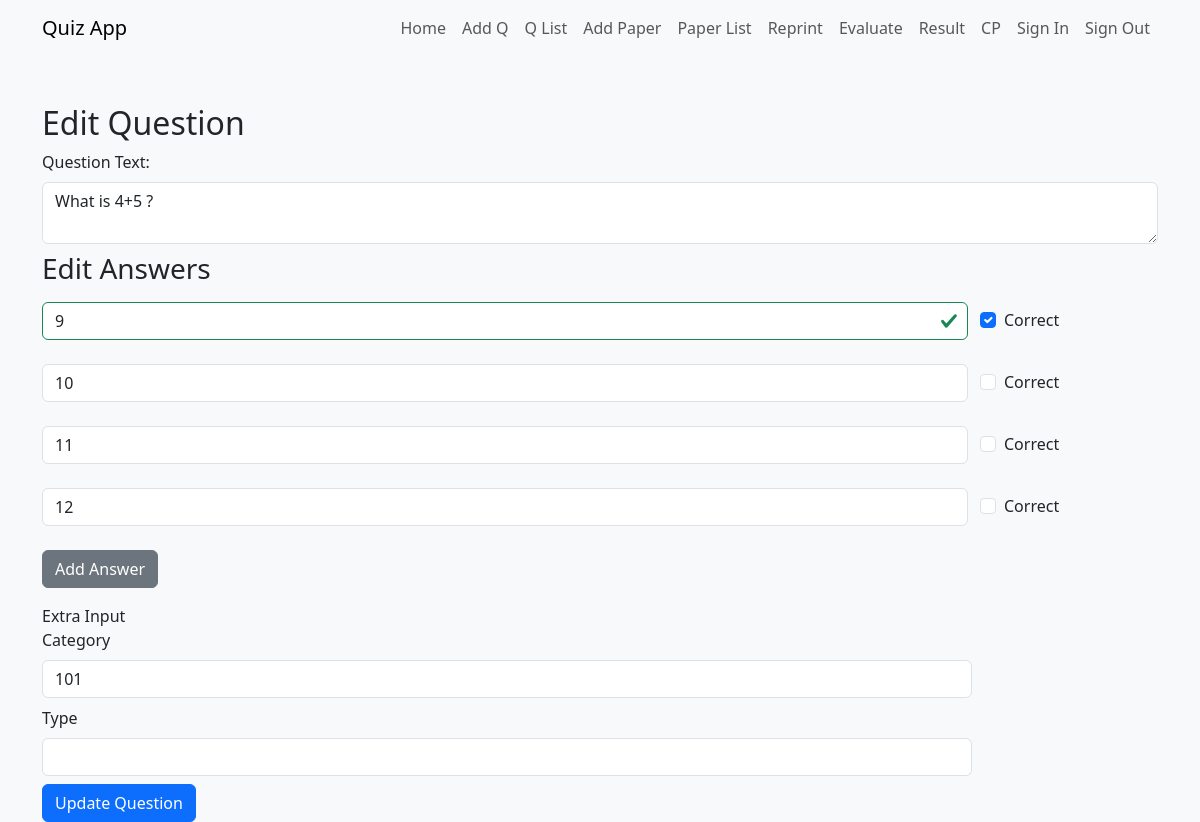
The page /index.php?pagename=add_edit&id=30 (signed in) on the database its author committed.
### tables this page shows
CREATE TABLE IF NOT EXISTS `questions` (
  `id` int NOT NULL AUTO_INCREMENT,
  `user_id` int NOT NULL,
  `question_text` text NOT NULL,
  `created_at` timestamp NULL DEFAULT CURRENT_TIMESTAMP,
  PRIMARY KEY (`id`)
);

CREATE TABLE IF NOT EXISTS `answers` (
  `id` int NOT NULL AUTO_INCREMENT,
  `question_id` int NOT NULL,
  `user_id` int NOT NULL,
  `answer_text` text NOT NULL,
  `is_correct` tinyint(1) NOT NULL DEFAULT '0',
  `created_at` timestamp NULL DEFAULT CURRENT_TIMESTAMP,
  PRIMARY KEY (`id`)
);

CREATE TABLE IF NOT EXISTS `meta_data` (
  `id` int NOT NULL AUTO_INCREMENT,
  `meta_name` text NOT NULL,
  `meta_value` text NOT NULL,
  `referece_id` int NOT NULL,
  `timestamp` timestamp NOT NULL DEFAULT CURRENT_TIMESTAMP,
  PRIMARY KEY (`id`)
);

### functions.php (called while the page is built, shortened)
<?php
function getMetaDataId($metaName, $referenceId) {
    global $conn;
	$sql = "SELECT id FROM meta_data WHERE meta_name = ? AND referece_id = ?";
    $stmt = $conn->prepare($sql);
    $stmt->bind_param("si", $metaName, $referenceId);
    $stmt->execute();
    $stmt->bind_result($metaId);
    $sql = "SELECT id FROM meta_data WHERE meta_name = ? AND referece_id = ?";
    $stmt = $conn->prepare($sql);
    $stmt->bind_param("si", $metaName, $referenceId);
    $stmt->execute();
    $stmt->store_result();
    if ($stmt->num_rows > 0) {
        $stmt->bind_result($metaId);
        return $metaId;
    } else {
        return false;
    }
}
function getMetaRowsById($metaId) {
    global $conn;
    $sql = "SELECT * FROM meta_data WHERE id = ?";
    $stmt = $conn->prepare($sql);
    $stmt->bind_param("i", $metaId);
    $stmt->execute();
    $result = $stmt->get_result();
    $metaRows = $result->fetch_all(MYSQLI_ASSOC);
    return $metaRows;
}

### config.php (the view, shortened to what this page needs)
<?php
$servername = "localhost";
$dbusername = "root";
$dbpassword = "";
$database = "quiz_db";
$conn = new mysqli($servername, $dbusername, $dbpassword, $database);
function currenturl(){
	return htmlspecialchars($_SERVER['REQUEST_URI']);
}
$pagefunction = [
    'home' => ['homePage', 'Home'],
    'add_edit' => ['add_edit_questionPage', 'Add Q'],
     'view_questions_s' => ['viewQuestionsPage_s', 'Q List'],
	 'question_maker' => ['Question_Maker_page', 'Add Paper'],
     'view_question_paper_nav' => ['viewQuestionPapernav', 'Paper List'],
	'reprint' => ['reprintQuestionPaperPage', 'Reprint'],
	'evaluate' => ['evaluateFun', 'Evaluate'],
	'view_evaluation_results' => ['viewEvaluationResults', 'Result'],
    'changepassword' => ['changePasswordPage', 'CP'],
    'signin' => ['signinPage', 'Sign In'],
	'signout' => ['signoutPage', 'Sign Out'],
];
		?>
		<?php
include ("functions.php");
function add_edit_questionPage(){
    global $conn;
	$edit_mode = 0 ;
	if ( isset($_GET['id'])){
		$questionId = $_GET['id'];
		$edit_mode= 1;
	}
	$metainputs = [
					'cat' => "Category",
					'typ' => "Type"
				];
    if (1==1) {
		if( $edit_mode) {
			$questionId = intval($_GET['id']);
			$questionSql = "SELECT question_text FROM questions WHERE id = ?";
			$stmt = $conn->prepare($questionSql);
			$stmt->bind_param("i", $questionId);
			$stmt->execute();
			$stmt->bind_result($questionText);
			$grab =  $stmt->fetch();
			if ($grab){
				$edit_mode = 1;
			}else{
				die("Invalid id");
			}
		}else{
			$edit_mode = 0 ;
			$questionId= 0 ;
			$questionText = "";
		}
        if ( 1==1 ) {
			if($edit_mode){
				echo "<h2>Edit Question</h2>";
            }else{
				echo "<h2>Add new question</h2>";
			}
				echo "<form action='" . currenturl() . "' method='post'>";
				echo "<div class='form-group'>";
				echo "<label for='questionText'>Question Text:</label>";
				echo "<textarea name='questionText' id='questionText' class='form-control' required>$questionText</textarea>";
				echo "</div>";
            $answersSql = "SELECT id, answer_text, is_correct FROM answers WHERE question_id = ? ORDER BY `answers`.`id` ASC";
            $stmt = $conn->prepare($answersSql);
            $stmt->bind_param("i", $questionId);
            $stmt->execute();
            $stmt->bind_result($answerId, $answerText, $isCorrect);
            echo "<h3>Edit Answers</h3>";
			if($edit_mode){
				while ($stmt->fetch()) {
					echo "<div class='form-group mb-2 mt-2'>";
					echo "<div class='row align-items-center'>";
					echo "<div class='col-md-10 align-items-center'>";
					echo "<div class='input-group'>";
					echo "<input type='text' name='answers[$answerId]' id='answer$answerId' class='form-control answer-input " . ($isCorrect ? "is-valid" : "") . "' value='$answerText'>";
					echo "</div>";
					echo "</div>";
						echo "<div class='col-md-2 form-check align-items-center'>";
						echo "<div class='form-check-input-container'>";
						echo "<input class='form-check-input form-check-input-lg' type='checkbox' name='correctAnswers[$answerId]' value='$answerId' id='correctAnswerCheckbox$answerId' " . ($isCorrect ? "checked" : "") . ">";
						echo "<label class='form-check-label' for='correctAnswerCheckbox$answerId'> Correct</label>";
						echo "</div>";
						echo "</div>";
						echo "</div>";
						echo "</div>";
				}
			}
				echo "<div class='form-group mt-3 mb-3'>";
				echo "<button type='button' id='addAnswerField' class='btn btn-secondary'>Add Answer</button>";
				echo "</div>";
				echo "Extra Input" ;
				foreach($metainputs as $metaName => $metaTitle){
					$meta_id = getMetaDataId('meta_'.$metaName, $questionId);
					$value = ($meta_id!=0 ) ? getMetaRowsById($meta_id)[0]['meta_value']:"";
								echo "<div class='col-md-10 align-items-center'>";
								echo $metaTitle;
								echo "<div class='input-group'>";
								echo "<input type='text' name='meta_$metaName' id='meta_$metaName' class='form-control answer-input' value='$value'>";
								echo "</div>";
								echo "</div>";
				}
			if ( $edit_mode){
				echo "<button type='submit' name='submit' class='btn btn-primary'>Update Question</button>";
			}else{
				echo "<button type='submit' name='submit' class='btn btn-primary'>Add Question</button>";
			}
            echo "</form>";
        } else {
            echo "<p>Question not found.</p>";
        }
    } else {
        echo "<p>Question ID not provided.</p>";
    }
}
function headerpage(){
    global $pagefunction;
    ?>
    <!DOCTYPE html>
    <html lang="en">
    <head>
        <link href="https://cdn.jsdelivr.net/npm/bootstrap@5.3.0/dist/css/bootstrap.min.css" rel="stylesheet"><link href="https://cdn.jsdelivr.net/npm/bootstrap@5.3.0/dist/css/bootstrap.min.css" rel="stylesheet">
    </head>
    <body class="bg-light" >
<nav class="navbar navbar-expand-lg navbar-light bg-light printable-hidden">
    <div class="container width_adjust">
        <a class="navbar-brand" href="?pagename=home">Quiz App</a>
        <div class="collapse navbar-collapse justify-content-end" id="navbarNav">
            <ul class="navbar-nav">
                <?php
                foreach ($pagefunction as $pagename => $pageData) {
                    echo "<li class='nav-item'>";
                    echo "<a class='nav-link' href='?pagename=$pagename'>$pageData[1]</a>";
                    echo "</li>";
                }
                ?>
            </ul>
        </div>
    </div>
</nav>
	<?php
	 echo "<div class='container mt-5 bg-light width_adjust'>";
?>
<?Php
}
function footerpage(){
	echo "</div>";
	?>
</body>
</html>
	<?php
};
?>

### config.php (style rules this page uses)
body { background-color: #f8f9fa; }
input[type="text"], input[type="password"], textarea { margin-top: 0.5rem !important; margin-bottom: 0.5rem !important; }

### rows shown on the page
questions: questionText "What is 4+5 ?"
answers: answer_text "9", is_correct "☑"
answers: answer_text "10"
answers: answer_text "11"
answers: answer_text "12"
meta_data: meta_cat "101"

### other values the page prints
$pageData[1] "Home"
$pageData[1] "Add Q"
$pageData[1] "Q List"
$pageData[1] "Add Paper"
$pageData[1] "Paper List"
$pageData[1] "Reprint"
$pageData[1] "Evaluate"
$pageData[1] "Result"
$pageData[1] "CP"
$pageData[1] "Sign In"
$pageData[1] "Sign Out"
$metaTitle "Category"
$metaTitle "Type"
